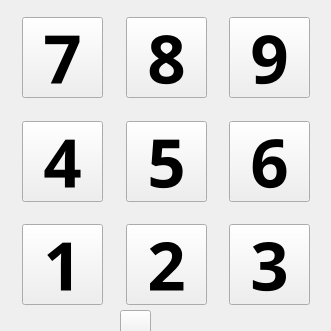
          <widget class="QFrame" name="frmAireDeJeu">
           <property name="geometry">
            <rect>
             <x>440</x>
             <y>165</y>
             <width>331</width>
             <height>331</height>
            </rect>
           </property>
           <property name="styleSheet">
            <string notr="true">QFrame#frmAireDeJeu{
background-image: url(:/data/images/pioche);
background-repeat: repeat-no;
background-position: top right;
}</string>
           </property>
           <property name="frameShape">
            <enum>QFrame::NoFrame</enum>
           </property>
           <property name="frameShadow">
            <enum>QFrame::Raised</enum>
           </property>
           <widget class="AbulEduFlatBoutonV1" name="btnNbre9">
            <property name="geometry">
             <rect>
              <x>229</x>
              <y>17</y>
              <width>81</width>
              <height>81</height>
             </rect>
            </property>
            <property name="font">
             <font>
              <family>Andika Basic</family>
              <pointsize>50</pointsize>
              <weight>75</weight>
              <bold>true</bold>
             </font>
            </property>
            <property name="cursor">
             <cursorShape>PointingHandCursor</cursorShape>
            </property>
            <property name="text">
             <string>9</string>
            </property>
           </widget>
           <widget class="AbulEduFlatBoutonV1" name="btnNbre5">
            <property name="geometry">
             <rect>
              <x>126</x>
              <y>121</y>
              <width>81</width>
              <height>81</height>
             </rect>
            </property>
            <property name="font">
             <font>
              <family>Andika Basic</family>
              <pointsize>50</pointsize>
              <weight>75</weight>
              <bold>true</bold>
             </font>
            </property>
            <property name="cursor">
             <cursorShape>PointingHandCursor</cursorShape>
            </property>
            <property name="text">
             <string>5</string>
            </property>
           </widget>
           <widget class="AbulEduFlatBoutonV1" name="btnNbre7">
            <property name="geometry">
             <rect>
              <x>22</x>
              <y>17</y>
              <width>81</width>
              <height>81</height>
             </rect>
            </property>
            <property name="font">
             <font>
              <family>Andika Basic</family>
              <pointsize>50</pointsize>
              <weight>75</weight>
              <bold>true</bold>
             </font>
            </property>
            <property name="cursor">
             <cursorShape>PointingHandCursor</cursorShape>
            </property>
            <property name="text">
             <string>7</string>
            </property>
           </widget>
           <widget class="AbulEduFlatBoutonV1" name="btnNbre1">
            <property name="geometry">
             <rect>
              <x>22</x>
              <y>224</y>
              <width>81</width>
              <height>81</height>
             </rect>
            </property>
            <property name="font">
             <font>
              <family>Andika Basic</family>
              <pointsize>50</pointsize>
              <weight>75</weight>
              <bold>true</bold>
             </font>
            </property>
            <property name="cursor">
             <cursorShape>PointingHandCursor</cursorShape>
            </property>
            <property name="text">
             <string>1</string>
            </property>
           </widget>
           <widget class="AbulEduFlatBoutonV1" name="btnNbre2">
            <property name="geometry">
             <rect>
              <x>126</x>
              <y>224</y>
              <width>81</width>
              <height>81</height>
             </rect>
            </property>
            <property name="font">
             <font>
              <family>Andika Basic</family>
              <pointsize>50</pointsize>
              <weight>75</weight>
              <bold>true</bold>
             </font>
            </property>
            <property name="cursor">
             <cursorShape>PointingHandCursor</cursorShape>
            </property>
            <property name="text">
             <string>2</string>
            </property>
           </widget>
           <widget class="AbulEduFlatBoutonV1" name="btnNbre6">
            <property name="geometry">
             <rect>
              <x>229</x>
              <y>121</y>
              <width>81</width>
              <height>81</height>
             </rect>
            </property>
            <property name="font">
             <font>
              <family>Andika Basic</family>
              <pointsize>50</pointsize>
              <weight>75</weight>
              <bold>true</bold>
             </font>
            </property>
            <property name="cursor">
             <cursorShape>PointingHandCursor</cursorShape>
            </property>
            <property name="text">
             <string>6</string>
            </property>
           </widget>
           <widget class="AbulEduFlatBoutonV1" name="btnNbre3">
            <property name="geometry">
             <rect>
              <x>229</x>
              <y>224</y>
              <width>81</width>
              <height>81</height>
             </rect>
            </property>
            <property name="font">
             <font>
              <family>Andika Basic</family>
              <pointsize>50</pointsize>
              <weight>75</weight>
              <bold>true</bold>
             </font>
            </property>
            <property name="cursor">
             <cursorShape>PointingHandCursor</cursorShape>
            </property>
            <property name="text">
             <string>3</string>
            </property>
           </widget>
           <widget class="AbulEduFlatBoutonV1" name="btnNbre4">
            <property name="geometry">
             <rect>
              <x>22</x>
              <y>121</y>
              <width>81</width>
              <height>81</height>
             </rect>
            </property>
            <property name="font">
             <font>
              <family>Andika Basic</family>
              <pointsize>50</pointsize>
              <weight>75</weight>
              <bold>true</bold>
             </font>
            </property>
            <property name="cursor">
             <cursorShape>PointingHandCursor</cursorShape>
            </property>
            <property name="text">
             <string>4</string>
            </property>
           </widget>
           <widget class="AbulEduFlatBoutonV1" name="btnNbre8">
            <property name="geometry">
             <rect>
              <x>126</x>
              <y>17</y>
              <width>81</width>
              <height>81</height>
             </rect>
            </property>
            <property name="font">
             <font>
              <family>Andika Basic</family>
              <pointsize>50</pointsize>
              <weight>75</weight>
              <bold>true</bold>
             </font>
            </property>
            <property name="cursor">
             <cursorShape>PointingHandCursor</cursorShape>
            </property>
            <property name="text">
             <string>8</string>
            </property>
           </widget>
           <widget class="AbulEduFlatBoutonV1" name="btnNbre0">
            <property name="geometry">
             <rect>
              <x>120</x>
              <y>310</y>
              <width>31</width>
              <height>31</height>
             </rect>
            </property>
            <property name="font">
             <font>
              <family>Andika Basic</family>
              <pointsize>50</pointsize>
              <weight>75</weight>
              <bold>true</bold>
             </font>
            </property>
            <property name="cursor">
             <cursorShape>PointingHandCursor</cursorShape>
            </property>
            <property name="text">
             <string/>
            </property>
           </widget>
          </widget>
